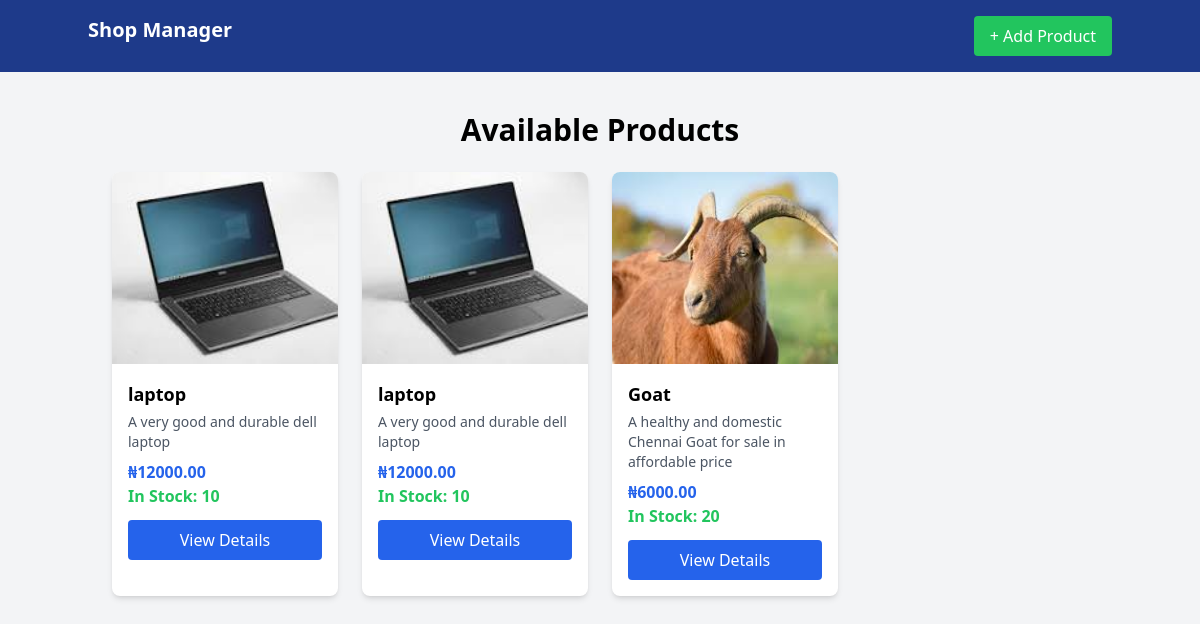
The app's page /shop/ with its own data.
### shop/models.py (models this page shows, shortened)
class Product(models.Model):
    category = models.ForeignKey(Category, on_delete=models.CASCADE)
    title = models.CharField(max_length=255)
    description = models.TextField()
    price = models.DecimalField(max_digits=10, decimal_places=2)
    stock = models.IntegerField(default=0)
    image = models.ImageField(upload_to='product_images/')
    created_at = models.DateTimeField(auto_now_add=True)

### shop/views.py (the view)
# urls.py: path('', views.product_list, name='product_list'),
def product_list(request):
    products = Product.objects.all()
    return render(request, 'shop/product_list.html', {'products': products})

### shop/templates/shop/product_list.html (shortened to what this page needs)
{% load static %}
<!DOCTYPE html>
<html lang="en">
<head>
    <script src="https://cdn.tailwindcss.com"></script>
</head>
<body class="bg-gray-100">
    <nav class="bg-blue-900 p-4 text-white">
        <div class="container mx-auto flex justify-between">
            <h1 class="text-xl font-bold">Shop Manager</h1>
            <a href="{% url 'add_product' %}" class="bg-green-500 px-4 py-2 rounded hover:bg-green-600">
                + Add Product
            </a>
        </div>
    </nav>
    <div class="container mx-auto py-10 px-6">
        <h2 class="text-3xl font-semibold mb-6 text-center">Available Products</h2>
        <div class="grid grid-cols-1 md:grid-cols-3 lg:grid-cols-4 gap-6">
            {% for product in products %}
            <div class="bg-white shadow-md rounded-lg overflow-hidden">
                <img src="{{ product.image.url }}" alt="{{ product.title }}" class="w-full h-48 object-cover">
                <div class="p-4">
                    <h3 class="text-lg font-semibold">{{ product.title }}</h3>
                    <p class="text-gray-600 text-sm mt-1">{{ product.description|truncatechars:80 }}</p>
                    <p class="text-blue-600 font-bold mt-2">₦{{ product.price }}</p>
                    {% if product.stock > 0 %}
                        <p class="text-green-500 font-semibold">In Stock: {{ product.stock }}</p>
                    {% else %}
                        <p class="text-red-500 font-semibold">Out of Stock</p>
                    {% endif %}
                    <a href="{% url 'product_detail' product.id %}" class="block bg-blue-600 text-white text-center py-2 mt-3 rounded hover:bg-blue-700">
                        View Details
                    </a>
                </div>
            </div>
            {% empty %}
            <p class="text-gray-500 col-span-4 text-center">No products available.</p>
            {% endfor %}
        </div>
    </div>
</body>
</html>

### records on screen
Product: image (picture), title "laptop", description "A very good and durable dell laptop", price "12000.00", stock "10"
Product: image (picture), title "laptop", description "A very good and durable dell laptop", price "12000.00", stock "10"
Product: image (picture), title "Goat", description "A healthy and domestic Chennai Goat for sale in affordable price", price "6000.00", stock "20"
